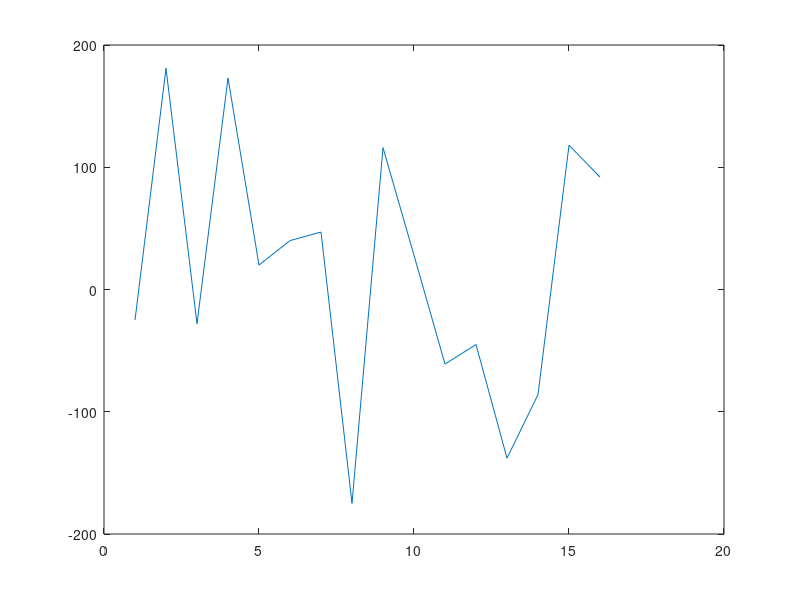

The MATLAB script that drew this image:
%% Multiplier Verification
clear
clc
close all
%% Input Generator
N = 16;
DATA_WIDTH = 8;
Row = randi(2^(DATA_WIDTH-1), N, 1) - 1;
Col = [Row(1); (randi(2^(DATA_WIDTH-1), N-1, 1)-1)];
Vec = randi(2^(DATA_WIDTH-1), N, 1) - 1;

% files
f1 = fopen("Row.dat", "w");
f2 = fopen("Col.dat", "w");
f3 = fopen("Vec.dat", "w");

for idx=1:N
    fprintf(f1, "%s\n", dec2hex(Row(idx)));
    fprintf(f2, "%s\n", dec2hex(Col(idx)));
    fprintf(f3, "%s\n", dec2hex(Vec(idx)));
end
%% MATLAB FUNCTION
A = toeplitz(Col, Row);
b = Vec;
c = mod(A*b, 2^DATA_WIDTH);
%% RTL Simulation
RTL_c = importdata("Out.dat");
%% Comparison
d = RTL_c - c;
plot(d)

